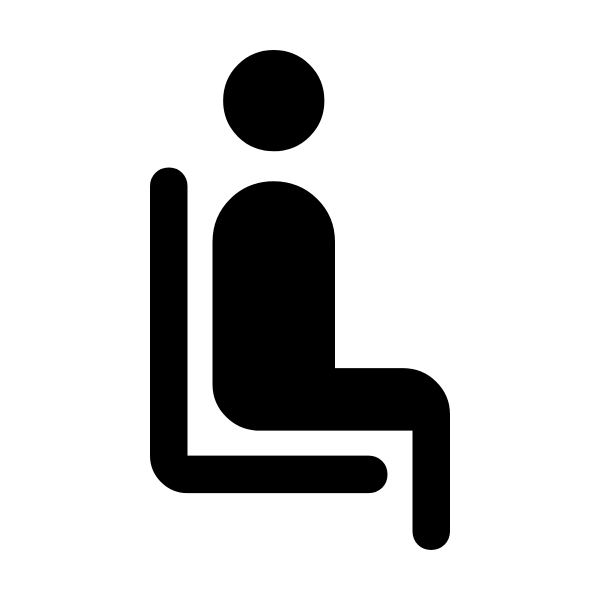
#> input picture marketing/fleet/icons/airline_seat_recline_normal.png, 1200 x 1200 px (shown at 1/2 size)
$ python -i services_nov.py   (imports and definitions only)
#> lines starting #> are read from the running program, lines starting #| are printed output that depends on the picture
"""«من خدماتنا»: eight single-image service posts (two ideas per service), 2160x2700.

usage: python3 services_nov.py <brand-kit dir> <out dir>
Themes are the opposite of October's: airport + insurance DARK (were light), open km + child seat LIGHT (were dark).
Photos: Canva AI (*.jpg here); the child seat in seat-a is the company's own seat (../carseat-green-studio.png).
All services are paid extras: every post carries «برسوم إضافية · وفق الشروط والأحكام».
Layout in 1080 units; every line is placed from its measured ink box with at least 24 units clear.
"""
import sys, os, math
HERE = os.path.dirname(os.path.abspath(__file__))
# [1 line that did not run here, left out]
import idea_tyre_code as tc
import news_carousel as nc
from news_carousel import W, H, M, R_, O, Wh, DEEP, LOGONAVY as N, SOFT, AR_BLACK, AR_BOLD, CT_FONT
from brand import LOGO_WHITE, LOGO_NAVY, load_icons
from PIL import Image, ImageDraw, ImageFilter, ImageFont
import numpy as np

K = nc.K
# [1 line that did not run here, left out]
# [1 line that did not run here, left out]
INK = (84, 102, 124); PAPER = (248, 250, 252); GREEN = (46, 170, 110)
TERMS = 'برسوم إضافية · وفق الشروط والأحكام'


def photo(name, shift=0, scale=1.0):
#> called with shift = 0, scale = 1
    im = Image.open(os.path.join(HERE, name)).convert('RGBA')
#> im is the input picture: PIL image 1200x1200 RGBA; mean R, G, B, A 0, 0, 0, 47.3
    s = max(W*K/im.width, H*K/im.height)*scale; im = im.resize((round(im.width*s), round(im.height*s)), Image.LANCZOS)
#> after `s = max(W * K / im.width, H * K / im.height) * scale`: s = 1.12
    l = (im.width - W*K)//2; t = (im.height - H*K)//2 - round(shift*K)
#> after `l = (im.width - W * K) // 2`: l = 135
#> after `t = (im.height - H * K) // 2 - round(shift * K)`: t = 0
    cv = Image.new('RGBA', (W*K, H*K)); cv.paste(im, (-l, -t))
#> after `cv = Image.new('RGBA', (W * K, H * K))`: cv: PIL image 1080x1350 RGBA; every value is 0
#> after `cv.paste(im, (-l, -t))`:
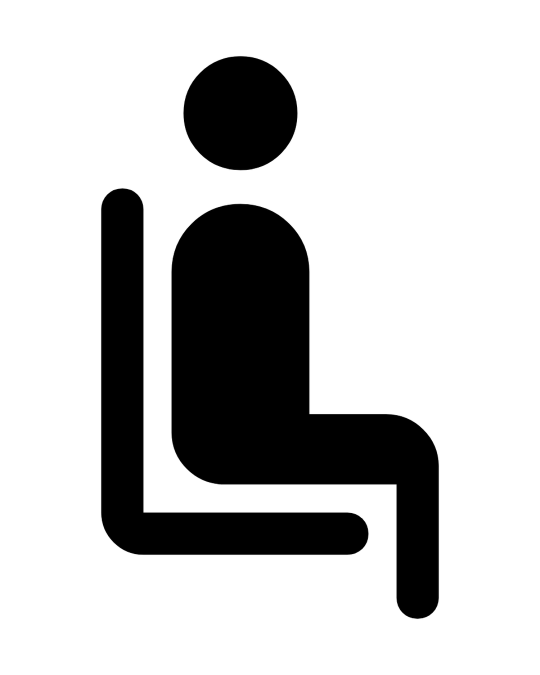
#> cv: PIL image 1080x1350 RGBA (shown at 1/2 size); mean R, G, B, A 0, 0, 0, 59.1; transparent parts drawn white
    if shift > 0:                                               # the strip freed at the top continues the top rows
        top = im.crop((l, 0, l + W*K, 24*K)).resize((W*K, round(shift*K) + 2)).filter(ImageFilter.GaussianBlur(10*K))
        cv.paste(top, (0, 0))
    return cv


# [68 lines left out: functions halo, header, footer, headline, para, terms, not called in this run]


def floor(cv, dark, start=1150, span=110):
    shade(cv, [(lambda y: np.clip((y - start)/span, 0, 1)*0.95, DEEP if dark else (255, 255, 255))])


# [335 lines left out: functions pin, air_a, air_b, okm_a, okm_b, shield_path and 8 more, not called in this run]


# [6 lines not run here, left out]

>>> result = photo('../../fleet/icons/airline_seat_recline_normal.png')

$ run again, on marketing/fleet/icons/luggage.png
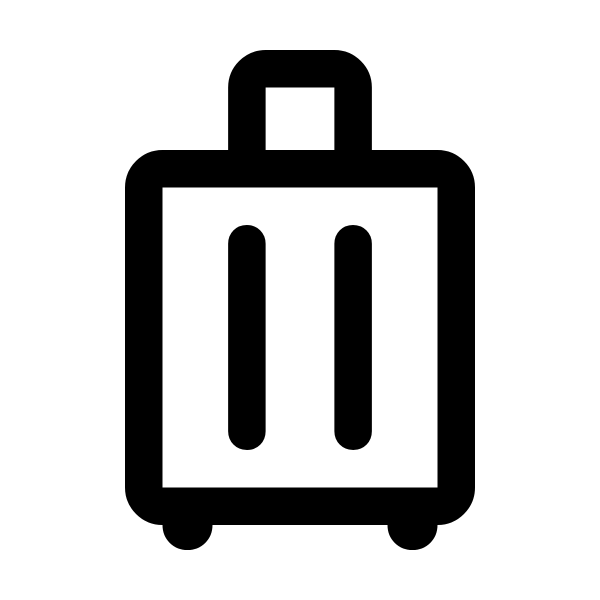
#> input picture marketing/fleet/icons/luggage.png, 1200 x 1200 px (shown at 1/2 size)
#> in photo, im is the input picture: PIL image 1200x1200 RGBA; mean R, G, B, A 0, 0, 0, 53.3
#> im: PIL image 2700x2700 RGBA
#> cv: PIL image 2160x2700 RGBA; every value is 0
#> in photo, `cv.paste(im, (-l, -t))`:
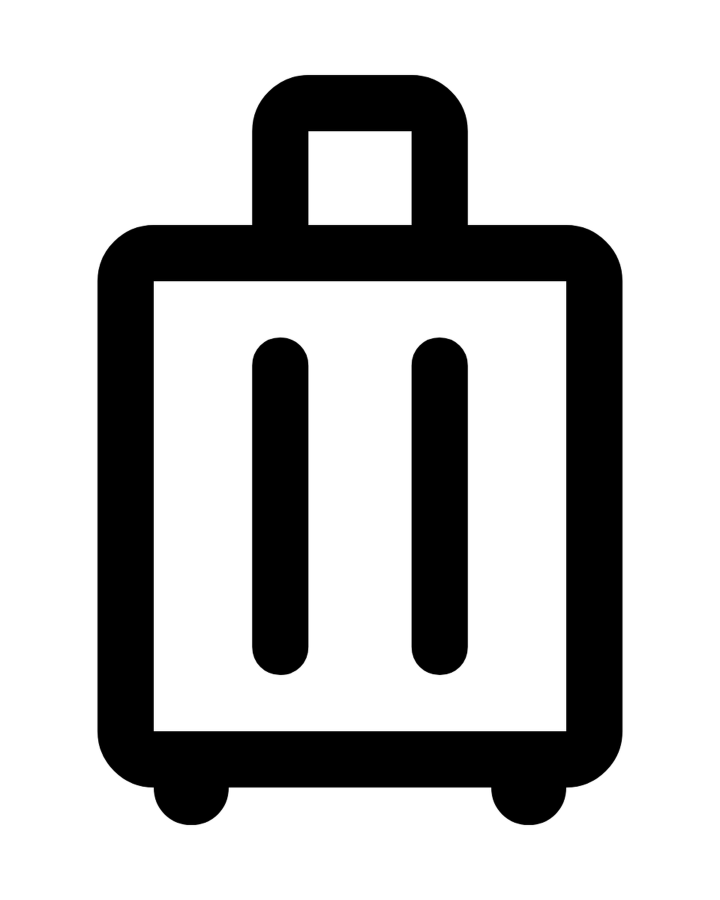
#> cv: PIL image 2160x2700 RGBA (shown at 1/3 size); mean R, G, B, A 0, 0, 0, 66.7; transparent parts drawn white
